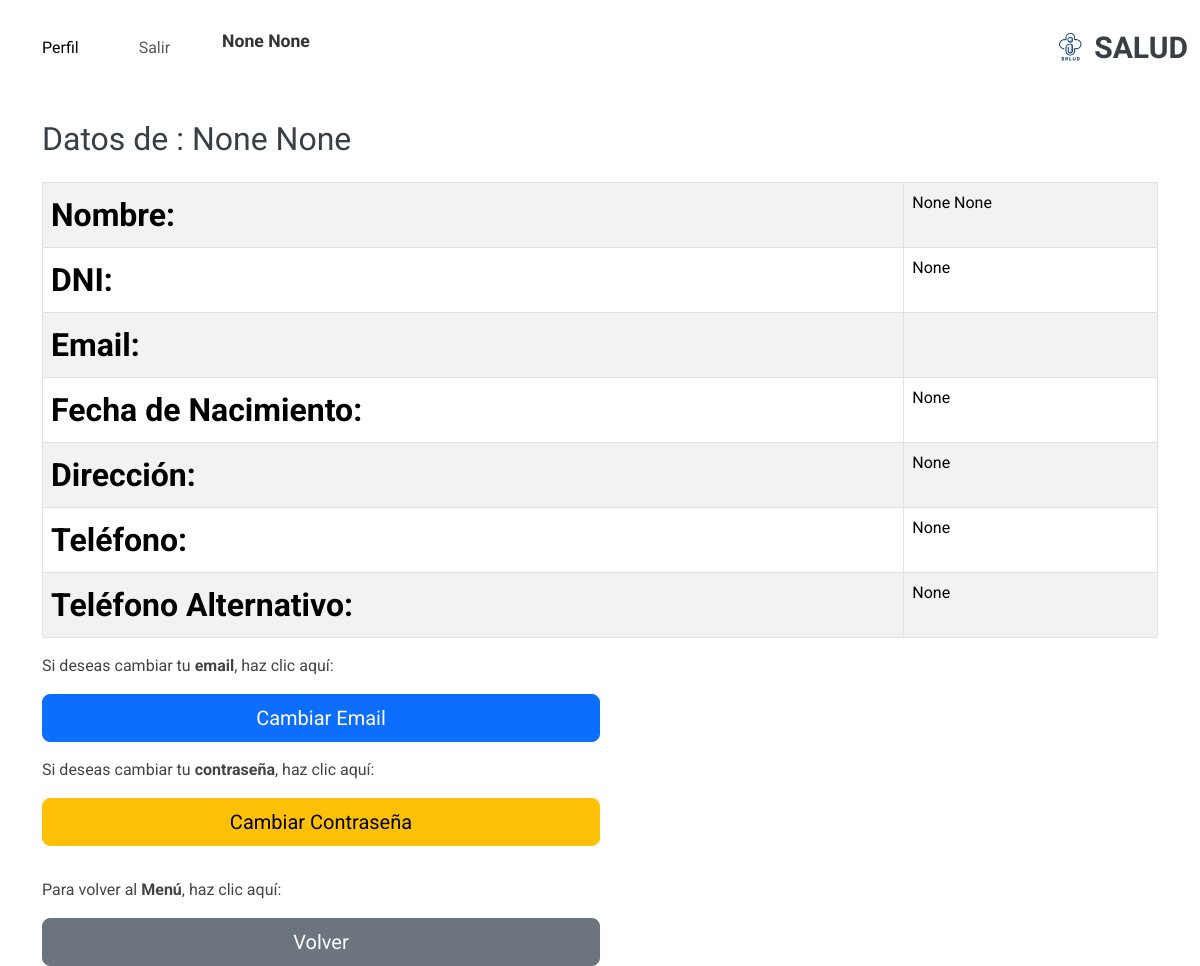
The page /persona/perfil/ (signed in) on the database its author committed.
### account/models.py (models this page shows, shortened)
class Profile(models.Model):
    user = models.OneToOneField(settings.AUTH_USER_MODEL, on_delete=models.CASCADE)
    nombre = models.CharField(max_length=30, blank=True, null=True)
    apellido = models.CharField(max_length=30, blank=True, null=True)
    dni = models.CharField(max_length=15, blank=True, null=True)
    fecha_nacimiento = models.DateField(blank=True, null=True)
    email = models.EmailField(max_length=254, unique=True)
    rol = models.CharField(
        max_length=20,
        choices=[
            ('jugador', 'Jugador'),  # Valor predeterminado actualizado a "jugador"
            ('medico', 'Médico'),
            ('representante', 'Representante'),
        ],
        default='jugador'
    )
    class Meta:
        ordering = ['user__username']

### persona/models.py (models this page shows, shortened)
class Persona(models.Model):
    profile = models.OneToOneField(Profile, on_delete=models.CASCADE)
    direccion = models.CharField(max_length=255, blank=True, null=True)
    telefono = models.CharField(max_length=15, blank=True, null=True)
    telefono_alternativo = models.CharField(max_length=15, blank=True, null=True)

### persona/views.py (the view)
# urls.py: path('perfil/', views.perfil, name='perfil'),
def perfil(request):
    profile = request.user.profile
    persona = getattr(profile, 'persona', None)
    jugador = None
    if persona:
        jugador = getattr(persona, 'jugador', None)
    return render(request, 'persona/perfil.html', {
        'profile': profile,  # Pasamos el perfil
        'persona': persona,  # Pasamos la persona
        'jugador': jugador,  # Pasamos el jugador (si existe)
    })

### persona/templates/persona/perfil.html
{% extends 'core/base.html' %}
{% block content %}
    <div class="container mt-4">
        <h2 class="mb-4">Datos de :  {{ profile.apellido }}  {{ profile.nombre }} </h2>
        <div class="table-responsive">
            <table class="table table-bordered table-striped">
                <tbody>
                    <tr>
                        <th>Nombre:</th>
                        <td>{{ profile.nombre }} {{ profile.apellido }}</td>
                    </tr>
                    <tr>
                        <th>DNI:</th>
                        <td>{{ profile.dni }}</td>
                    </tr>
                    <tr>
                        <th>Email:</th>
                        <td>{{ profile.email }}</td>
                    </tr>
                    <tr>
                        <th>Fecha de Nacimiento:</th>
                        <td>{{ profile.fecha_nacimiento }}</td>
                    </tr>
                    <tr>
                        <th>Dirección:</th>
                        <td>{{ persona.direccion }}</td>
                    </tr>
                    <tr>
                        <th>Teléfono:</th>
                        <td>{{ persona.telefono }}</td>
                    </tr>
                    <tr>
                        <th>Teléfono Alternativo:</th>
                        <td>{{ persona.telefono_alternativo }}</td>
                    </tr>
                </tbody>
            </table>
        </div>
        <div class="d-flex flex-column align-items-start">
            <p>Si deseas cambiar tu <strong>email</strong>, haz clic aquí:</p>
            <a href="{% url 'modificar_email' %}" class="btn btn-primary btn-lg mb-3 w-50">Cambiar Email</a>
            <p>Si deseas cambiar tu <strong>contraseña</strong>, haz clic aquí:</p>
            <a href="{% url 'modificar_contrasena' %}" class="btn btn-warning btn-lg w-50 mb-3">Cambiar Contraseña</a>
        </div>
        <div class="mt-3">
            <p>Para volver al <strong>Menú</strong>, haz clic aquí:</p>
            {% if profile.rol == 'jugador' %}
                <a href="{% url 'menu_jugador' %}" class="btn btn-secondary btn-lg w-50">Volver</a>
            {% elif profile.rol == 'medico' %}
                <a href="{% url 'medico_home' %}" class="btn btn-secondary btn-lg w-50">Volver</a>
            {% elif profile.rol == 'representante' %}
                <a href="{% url 'representante_home' %}" class="btn btn-secondary btn-lg w-50">Volver</a>
            {% else %}
                <a href="{% url 'menu_jugador' %}" class="btn btn-secondary btn-lg w-50">Volver</a>
            {% endif %}
        </div>
    </div>
{% endblock %}

### core/templates/core/base.html (shortened to what this page needs)
<!DOCTYPE html>
<html lang="en">
<head>
    {% load static %}
    <link rel="stylesheet" href="https://cdnjs.cloudflare.com/ajax/libs/font-awesome/5.15.4/css/all.min.css">
    <link href="https://cdn.jsdelivr.net/npm/bootstrap@5.3.0-alpha1/dist/css/bootstrap.min.css" rel="stylesheet">
    <link href="{% static 'core/vendor/bootstrap/css/bootstrap.min.css' %}" rel="stylesheet">
    <link href="{% static 'core/vendor/bootstrap-icons/bootstrap-icons.css' %}" rel="stylesheet">
    <link href="{% static 'core/vendor/aos/aos.css' %}" rel="stylesheet">
    <link href="{% static 'core/vendor/glightbox/css/glightbox.min.css' %}" rel="stylesheet">
    <link href="{% static 'core/vendor/swiper/swiper-bundle.min.css' %}" rel="stylesheet">
    <link href="{% static 'core/css/main.css' %}" rel="stylesheet">
</head>
<body class="index-page">
    <header id="header" class="header d-flex align-items-center sticky-top">
        <div class="container-fluid position-relative d-flex align-items-center justify-content-between">
            <a href="" class="logo d-flex align-items-center me-auto me-xl-0">
                <img src="{% static 'core/img/logoapp.png' %}" alt="Logo">
                <h1 class="sitename">SALUD</h1>
            </a>
            <nav id="navmenu" class="navbar navbar-expand-lg navbar-light bg-white ">
                <div class="container-fluid">
                    <div class="collapse navbar-collapse" id="navbarNav">
                        <ul class="navbar-nav ms-auto">
                            {% if request.path != '/account/login/' %}
                                {% if user.is_authenticated %}
                                    <li class="nav-item me-4">
                                        <a href="{% url 'perfil' %}" class="nav-link active">Perfil</a>
                                    </li>
                                    <li class="nav-item me-4">
                                        <button type="button" class="btn btn-link nav-link" data-bs-toggle="modal" data-bs-target="#logoutModal">
                                            Salir
                                        </button>
                                    </li>
                                    <li class="nav-item me-4">
                                        <span class="navbar-text fw-bold">
                                            {{ profile.nombre }} {{ profile.apellido }}
                                        </span>
                                    </li>
                                    {% if profile.rol == 'jugador' %}
                                    <li class="nav-item me-4">
                                        <a href="{% url 'menu_jugador' %}" class="nav-link"></a>
                                    </li>
                                    {% endif %}
                                {% endif %}
                            {% endif %}
                        </ul>
                    </div>
                </div>
            </nav>
        </div>
    </header>
    {% block content %}{% endblock %}
</body>
</html>

### core/static/core/css/main.css (style rules this page uses)
:root { --default-font: "Roboto", system-ui, -apple-system, "Segoe UI", Roboto, "Helvetica Neue", Arial, "Noto Sans", "Liberation Sans", sans-serif, "Apple Color Emoji", "Segoe UI Emoji", "Segoe UI Symbol", "Noto Color Emoji"; --heading-font: "Raleway", sans-serif; --nav-font: "Poppins", sans-serif; }
:root { --background-color: #ffffff; --default-color: #444444; --heading-color: #384046; --accent-color: #3498db; --surface-color: #ffffff; --contrast-color: #ffffff; }
:root { --nav-color: #444444; --nav-hover-color: #3498db; --nav-mobile-background-color: #ffffff; --nav-dropdown-background-color: #ffffff; --nav-dropdown-color: #444444; --nav-dropdown-hover-color: #3498db; }
:root { scroll-behavior: smooth; }
body { color: var(--default-color); background-color: var(--background-color); font-family: var(--default-font); }
a { color: var(--accent-color); text-decoration: none; transition: 0.3s; }
h1, h2, h3, h4, h5, h6 { color: var(--heading-color); font-family: var(--heading-font); }
.header { color: var(--default-color); background-color: var(--background-color); padding: 20px 0; transition: all 0.5s; z-index: 997; }
.header .logo { line-height: 1; }
.header .logo img { max-height: 36px; margin-right: 8px; }
.header .logo h1 { font-size: 30px; margin: 0; font-weight: 700; color: var(--heading-color); }
@media (max-width: 1200px) { .header .logo { order: 1; } }
table th:first-child { text-align: left; font-size: 2rem; }
.navbar-nav .nav-link { transition: transform 0.3s ease; }
#navmenu { background-color: #f8f9fa; }
#navmenu .navbar-text { color: #333; font-size: 1.1rem; }
#navmenu .nav-item { padding: 0 10px; }

### rows shown on the page
Profile: nombre "None", apellido "None", dni "None", fecha_nacimiento "None"
Persona: direccion "None", telefono "None", telefono_alternativo "None"
